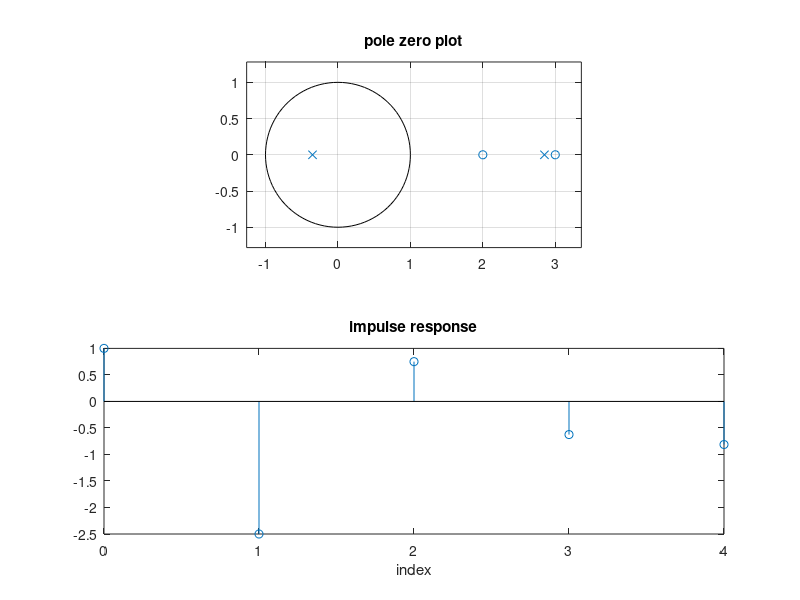

Write the MATLAB code that produced this figure.
clc;
clear all;
close all;
b=[1 -5 6];
a=[1 -2.5 -1];
n= 5;
[h,t]=impz(b,a,n);
subplot(211), zplane(b,a), title('pole zero plot')
subplot(212), stem(t,h), xlabel('index'), title('impulse response')